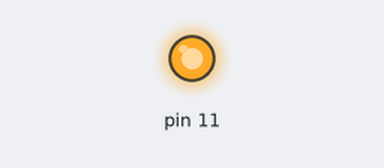
Recording of a sketch running on a simulated Arduino Uno, built with avr-gcc and run on an emulated ATmega328P. Parts: output pins drawn as LEDs (lit = HIGH).

Above: at 0.1 s.
Timing chart, 0 to 1.6 s (numbered marks = the images above):
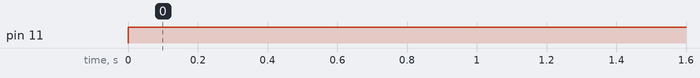

The sketch:

ATMEGA_LED_ON.ino
```cpp
void setup(){
  pinMode(11, OUTPUT);

}
void loop(){
  digitalWrite(11, HIGH);
}
```

Measured:
- by itself, pin 11: LOW → HIGH at 0.00 s
